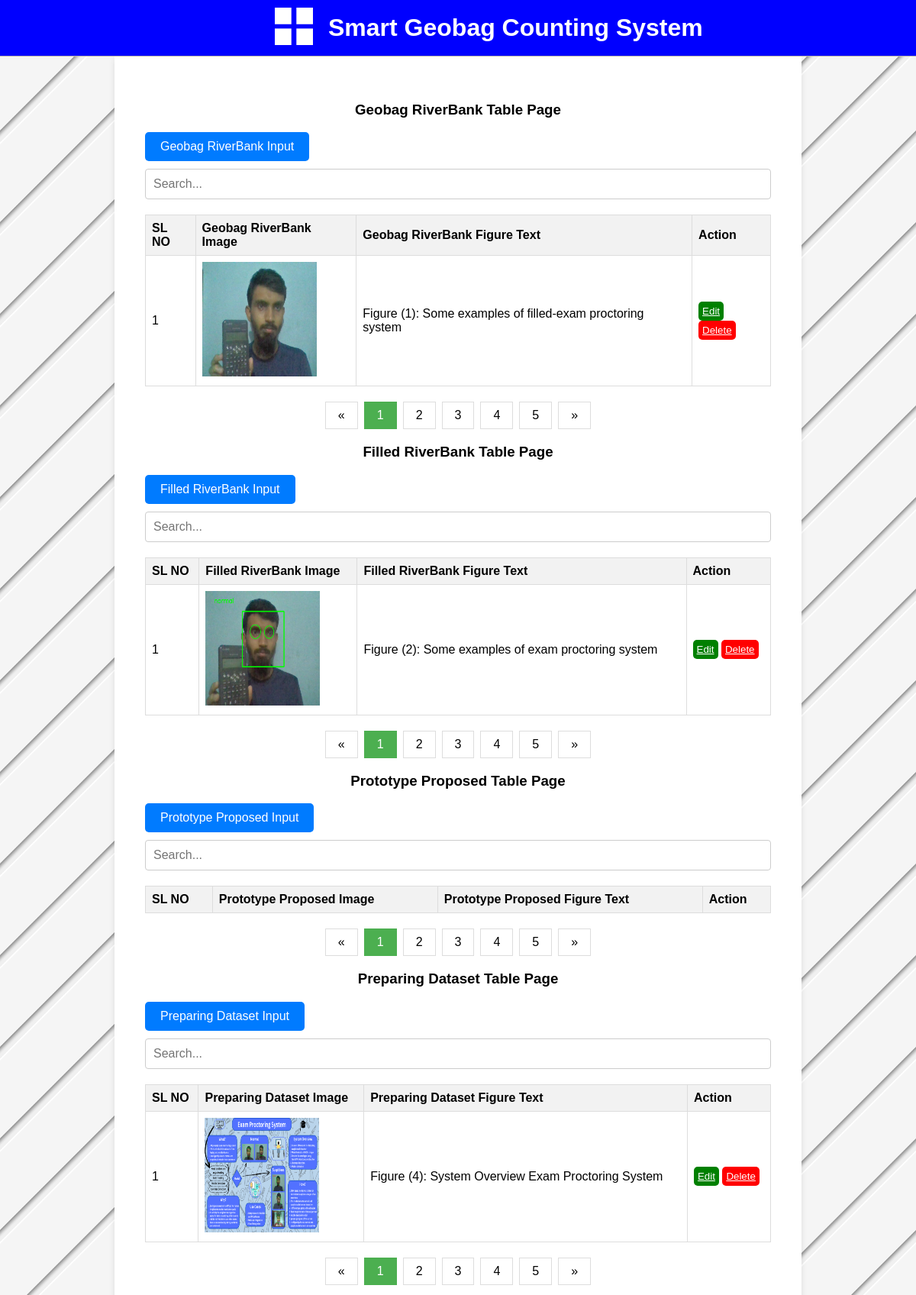
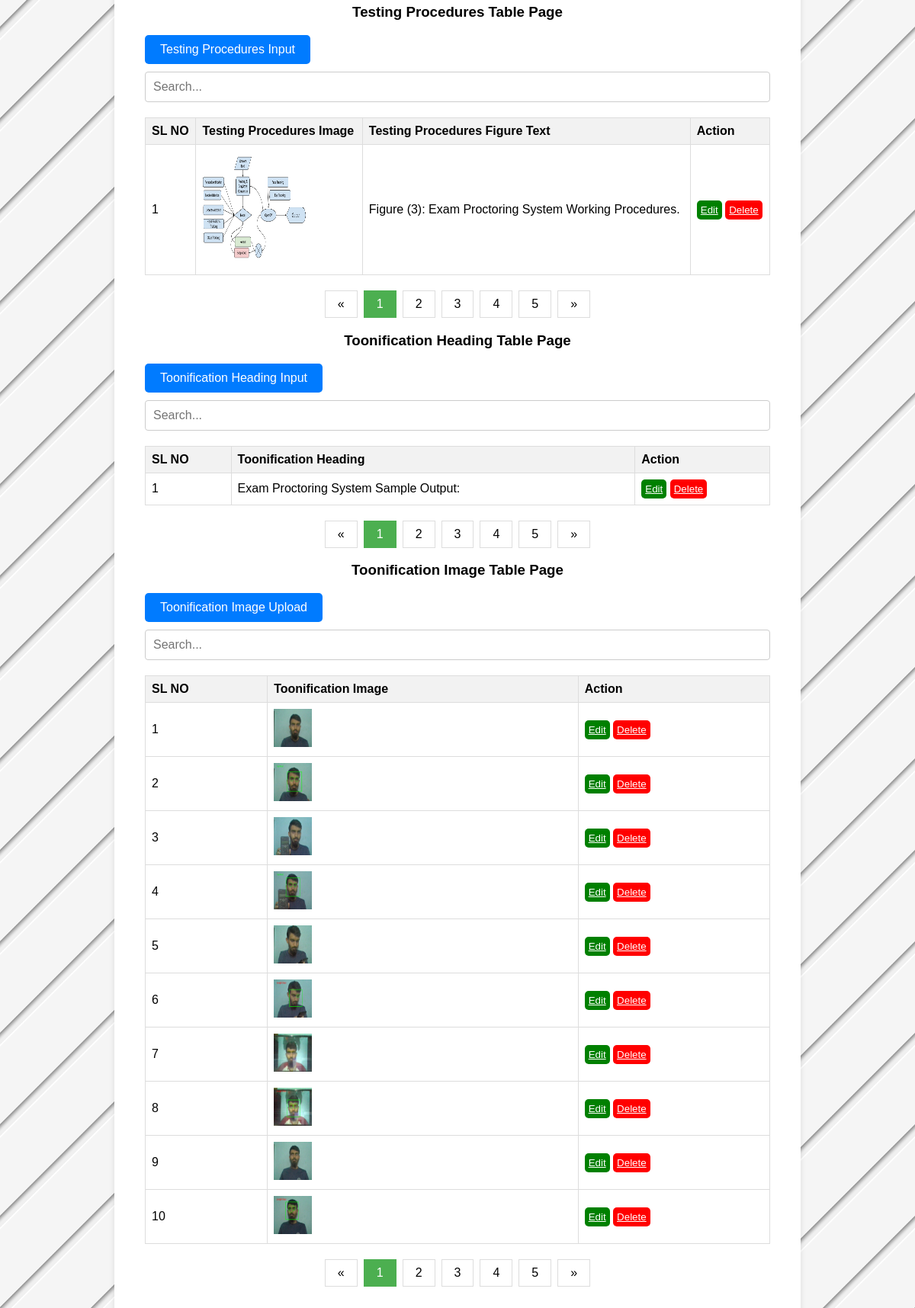
The page /geobagdatatable/ on the database its author committed (2 pictures, top to bottom).
### examproctoringsystem/models.py (models this page shows)
class GeobagRiverBank(models.Model):
    geobag_at_riverbank_img = models.ImageField(upload_to='Geobag_at_RiverBank_img/', default='No images')
    image_figure_text = models.CharField(max_length = 500)

class FilledRiverBank(models.Model):
    geobag_counting_riverbank_img = models.ImageField(upload_to='Geobag_at_RiverBank_img/', default='No images')
    counting_figure_text = models.CharField(max_length = 500)

class PreparingDataset(models.Model):
    preparing_pataset_img = models.ImageField(upload_to='Geobag_at_RiverBank_img/', default='No images')
    preparing_dataset_figure_text = models.CharField(max_length = 500)

class TestingProcedures(models.Model):
    testing_procedures_img = models.ImageField(upload_to='Geobag_at_RiverBank_img/', default='No images')
    testing_procedures_figure_text = models.CharField(max_length = 500)

class ToonificationHeading(models.Model):
   toonification_heading = models.CharField(max_length = 500)

class ToonificationImage(models.Model):
   toonification_photo = models.ImageField(upload_to='ToonificationImage/', default='No images')

### examproctoringsystem/views.py (the view)
# urls.py: path('geobagdatatable/', views.Geobagdatatable, name = 'Geobagdatatable'),
def Geobagdatatable(request):
    geobagriverbankdata = GeobagRiverBank.objects.all()
    filledriverbankdata = FilledRiverBank.objects.all()
    prototypeproposeddata = PrototypeProposed.objects.all()
    preparingdatasetdata = PreparingDataset.objects.all()
    testingproceduresdata = TestingProcedures.objects.all()
    toonificationheadingdata = ToonificationHeading.objects.all()
    toonificationimagedata = ToonificationImage.objects.all()
    data = {
        'geobagriverbankdata': geobagriverbankdata,
        'filledriverbankdata': filledriverbankdata,
        'prototypeproposeddata': prototypeproposeddata,
        'preparingdatasetdata': preparingdatasetdata,
        'testingproceduresdata': testingproceduresdata,
        'toonificationheadingdata': toonificationheadingdata,
        'toonificationimagedata': toonificationimagedata,
    }
    return render(request, 'GeobagDataTable.html', data)

### templates/GeobagDataTable.html (shortened to what this page needs)
{% load static %}
<!DOCTYPE html>
<html lang="en">
<head>
    <link rel="stylesheet" href="https://cdnjs.cloudflare.com/ajax/libs/font-awesome/4.7.0/css/font-awesome.min.css">
    <link rel="stylesheet" href="https://cdnjs.cloudflare.com/ajax/libs/font-awesome/5.15.4/css/all.min.css">
    <link rel="stylesheet" href="{% static 'css/style.css' %}">
    <link rel="stylesheet" href="{% static 'css/table.css' %}">
</head>
<body>
<div class = "Top-Section">
    <div class="top_bar">
        <div class = "logo">
          <a href=""><img src="{% static 'images/logo.png' %}"  alt="" >
            </a>
        <h1>Smart Geobag Counting System</h1>
    </div>
    </div>
</div>
<div class="body-section">
  <h3 class="card-title fw-semibold mb-4" style="text-align: center;">Geobag RiverBank Table Page</h3>
  <div class="link_button">
    <a href="{% url 'geobagriverbank' %}">Geobag RiverBank Input</a>
  </div>
  <div class="search-container">
    <input type="text" placeholder="Search...">
  </div>
  <table id="employeeTable">
    <thead>
      <tr>
        <th>SL NO</th>
        <th>Geobag RiverBank Image</th>
        <th>Geobag RiverBank Figure Text</th>
        <th>Action</th>
      </tr>
    </thead>
    <tbody>
      {% for i in geobagriverbankdata %}
      <tr>
          <td>{{forloop.counter}}</td>
          <td><img src="/media/{{i.geobag_at_riverbank_img}}" alt="no image"height="150px" width="150px"></td>
          <td>{{i.image_figure_text}}</td>
          <td><button class="edit-button"><a href="{% url 'geobagriverbank_edit' i.id %}"target = "blank" >Edit </a></button>
              <button class="delete-button"><a href="{% url 'geobagriverbank_delete' i.id %}"> Delete</a></button>
          </td>
      </tr>
      {% endfor %}
    </tbody>
  </table>
  <div class="pagination">
    <a href="#">&laquo;</a>
    <a href="#" class="active">1</a>
    <a href="#">2</a>
    <a href="#">3</a>
    <a href="#">4</a>
    <a href="#">5</a>
    <a href="#">&raquo;</a>
  </div>
  <h3 class="card-title fw-semibold mb-4" style="text-align: center;">Filled RiverBank Table Page</h3>
  <div class="link_button">
    <a href="{% url 'filledriverbank' %}">Filled RiverBank Input</a>
  </div>
  <div class="search-container">
    <input type="text" placeholder="Search...">
  </div>
  <table id="employeeTable">
    <thead>
      <tr>
        <th>SL NO</th>
        <th>Filled RiverBank Image</th>
        <th>Filled RiverBank Figure Text</th>
        <th>Action</th>
      </tr>
    </thead>
    <tbody>
      {% for i in filledriverbankdata %}
      <tr>
          <td>{{forloop.counter}}</td>
          <td><img src="/media/{{i.geobag_counting_riverbank_img}}" alt="no image"height="150px" width="150px"></td>
          <td>{{i.counting_figure_text}}</td>
          <td><button class="edit-button"><a href="{% url 'filledriverbank_edit' i.id %}"target = "blank" >Edit </a></button>
              <button class="delete-button"><a href="{% url 'filledriverbank_delete' i.id %}"> Delete</a></button>
          </td>
      </tr>
      {% endfor %}
    </tbody>
  </table>
  <div class="pagination">
    <a href="#">&laquo;</a>
    <a href="#" class="active">1</a>
    <a href="#">2</a>
    <a href="#">3</a>
    <a href="#">4</a>
    <a href="#">5</a>
    <a href="#">&raquo;</a>
  </div>
  <h3 class="card-title fw-semibold mb-4" style="text-align: center;">Prototype Proposed Table Page</h3>
  <div class="link_button">
    <a href="{% url 'prototypeproposed' %}">Prototype Proposed Input</a>
  </div>
  <div class="search-container">
    <input type="text" placeholder="Search...">
  </div>
  <table id="employeeTable">
    <thead>
      <tr>
        <th>SL NO</th>
        <th>Prototype Proposed  Image</th>
        <th>Prototype Proposed  Figure Text</th>
        <th>Action</th>
      </tr>
    </thead>
  </table>
  <div class="pagination">
    <a href="#">&laquo;</a>
    <a href="#" class="active">1</a>
    <a href="#">2</a>
    <a href="#">3</a>
    <a href="#">4</a>
    <a href="#">5</a>
    <a href="#">&raquo;</a>
  </div>
<h3 class="card-title fw-semibold mb-4" style="text-align: center;">Preparing Dataset Table Page</h3>
<div class="link_button">
  <a href="{% url 'preparingdataset' %}">Preparing Dataset Input</a>
</div>
<div class="search-container">
  <input type="text" placeholder="Search...">
</div>
<table id="employeeTable">
  <thead>
    <tr>
      <th>SL NO</th>
      <th>Preparing Dataset  Image</th>
      <th>Preparing Dataset  Figure Text</th>
      <th>Action</th>
    </tr>
  </thead>
  <tbody>
    {% for i in preparingdatasetdata %}
    <tr>
        <td>{{forloop.counter}}</td>
        <td><img src="/media/{{i.preparing_pataset_img}}" alt="no image"height="150px" width="150px"></td>
        <td>{{i.preparing_dataset_figure_text}}</td>
        <td><button class="edit-button"><a href="{% url 'preparingdataset_edit' i.id %}"target = "blank" >Edit </a></button>
            <button class="delete-button"><a href="{% url 'preparingdataset_delete' i.id %}"> Delete</a></button>
        </td>
    </tr>
    {% endfor %}
  </tbody>
</table>
<div class="pagination">
  <a href="#">&laquo;</a>
  <a href="#" class="active">1</a>
  <a href="#">2</a>
  <a href="#">3</a>
  <a href="#">4</a>
  <a href="#">5</a>
  <a href="#">&raquo;</a>
</div>
<h3 class="card-title fw-semibold mb-4" style="text-align: center;">Testing Procedures Table Page</h3>
<div class="link_button">
  <a href="{% url 'testingprocedures' %}">Testing Procedures Input</a>
</div>
<div class="search-container">
  <input type="text" placeholder="Search...">
</div>
<table id="employeeTable">
  <thead>
    <tr>
      <th>SL NO</th>
      <th>Testing Procedures  Image</th>
      <th>Testing Procedures  Figure Text</th>
      <th>Action</th>
    </tr>
  </thead>
  <tbody>
    {% for i in testingproceduresdata %}
    <tr>
        <td>{{forloop.counter}}</td>
        <td><img src="/media/{{i.testing_procedures_img}}" alt="no image"height="150px" width="150px"></td>
        <td>{{i.testing_procedures_figure_text}}</td>
        <td><button class="edit-button"><a href="{% url 'testingprocedures_edit' i.id %}"target = "blank" >Edit </a></button>
            <button class="delete-button"><a href="{% url 'testingprocedures_delete' i.id %}"> Delete</a></button>
        </td>
    </tr>
    {% endfor %}
  </tbody>
</table>
<div class="pagination">
  <a href="#">&laquo;</a>
  <a href="#" class="active">1</a>
  <a href="#">2</a>
  <a href="#">3</a>
  <a href="#">4</a>
  <a href="#">5</a>
  <a href="#">&raquo;</a>
</div>
<h3 class="card-title fw-semibold mb-4" style="text-align: center;">Toonification Heading Table Page </h3>
<div class="link_button">
  <a href="{% url 'toonificationheadingpage' %}">Toonification Heading Input</a>
</div>
<div class="search-container">
  <input type="text" placeholder="Search...">
</div>
<table id="employeeTable">
  <thead>
    <tr>
      <th>SL NO</th>
      <th>Toonification Heading</th>
      <th>Action</th>
    </tr>
  </thead>
  <tbody>
    {% for i in toonificationheadingdata %}
    <tr>
        <td>{{forloop.counter}}</td>
        <td>{{i.toonification_heading}}</td>
        <td><button class="edit-button"><a href="{% url 'ToonificationHeadingpageedit' i.id %}"target = "blank" >Edit </a></button>
            <button class="delete-button"><a href="{% url 'deleteToonificationHeading' i.id %}"> Delete</a></button>
        </td>
    </tr>
    {% endfor %}
  </tbody>
</table>
<div class="pagination">
  <a href="#">&laquo;</a>
  <a href="#" class="active">1</a>
  <a href="#">2</a>
  <a href="#">3</a>
  <a href="#">4</a>
  <a href="#">5</a>
  <a href="#">&raquo;</a>
</div>
<h3 class="card-title fw-semibold mb-4" style="text-align: center;">Toonification Image Table Page</h3>
<div class="link_button">
  <a href="{% url 'toonificationimagepage' %}">Toonification Image Upload </a>
</div>
<div class="search-container">
  <input type="text" placeholder="Search...">
</div>
<table id="employeeTable">
  <thead>
    <tr>
      <th>SL NO</th>
      <th>Toonification Image</th>
      <th>Action</th>
    </tr>
  </thead>
  <tbody>
    {% for i in toonificationimagedata %}
    <tr>
        <td>{{forloop.counter}}</td>
        <td><img src="/media/{{i.toonification_photo}}" alt="no image"height="50px" width="50px"></td>
        <td><button class="edit-button"><a href="{% url 'toonificationimagepageedit' i.id %}"target = "blank" >Edit </a></button>
            <button class="delete-button"><a href="{% url 'deletetoonificationimage' i.id %}"> Delete</a></button>
        </td>
    </tr>
    {% endfor %}
  </tbody>
</table>
<div class="pagination">
  <a href="#">&laquo;</a>
  <a href="#" class="active">1</a>
  <a href="#">2</a>
  <a href="#">3</a>
  <a href="#">4</a>
  <a href="#">5</a>
  <a href="#">&raquo;</a>
</div>
</div>
</body>
</html>

### static/css/style.css (style rules this page uses)
body { font-family: Arial, sans-serif; margin: 0; padding: 0; background-image: url('/static/images/back-3.png'); background-size: cover; background-position: center; background-repeat: repeat; height: 1200px; }
.Top-Section { position: sticky; top: 0; z-index: 1000; background-color: white; }
.top_bar { display: flex; align-items: center; padding: 10px; border-bottom: 1px solid #b4afaf; background: blue; }
.logo { display: flex; align-items: center; margin-left: 350px; }
.logo a img { width: 50px; margin-right: 20px; }
.logo h1 { margin: 0; font-size: 32px; color: white; align-items: center; }
.body-section { margin-left: 150px; margin-right: 150px; background-color: #ffffff; padding: 40px; box-shadow: 0 4px 8px rgba(0, 0, 0, 0.1); }
button { background-color: #4CAF50; color: white; padding: 10px 20px; border: none; border-radius: 5px; cursor: pointer; }

### static/css/table.css (style rules this page uses)
table { width: 100%; border-collapse: collapse; margin-bottom: 20px; }
th, td { border: 1px solid #ddd; padding: 8px; text-align: left; }
th { background-color: #f2f2f2; }
.search-container { margin-bottom: 20px; }
.search-container input[type=text] { padding: 10px; margin-top: 10px; width: 100%; box-sizing: border-box; border: 1px solid #ccc; border-radius: 4px; font-size: 16px; }
.pagination { display: flex; justify-content: center; margin-top: 20px; }
.pagination a { color: black; float: left; padding: 8px 16px; text-decoration: none; transition: background-color .3s; border: 1px solid #ddd; margin: 0 4px; }
.pagination a.active { background-color: #4CAF50; color: white; border: 1px solid #4CAF50; }
.edit-button { background-color: green; color: white; border: none; cursor: pointer; padding: 5px; }
.edit-button a { color: white; }
.delete-button { background-color: red; color: white; border: none; cursor: pointer; padding: 5px; }
.delete-button a { color: white; }

### templates/GeobagDataTable.html (style rules this page uses)
.link_button a { display: inline-block; padding: 10px 20px; background-color: #007bff; color: #fff; text-align: center; text-decoration: none; border: none; border-radius: 5px; cursor: pointer; transition: background-color 0.3s; }

### rows shown on the page
GeobagRiverBank: geobag_at_riverbank_img (picture), image_figure_text "Figure (1): Some examples of filled-exam proctoring system"
FilledRiverBank: geobag_counting_riverbank_img (picture), counting_figure_text "Figure (2): Some examples of exam proctoring system"
PreparingDataset: preparing_pataset_img (picture), preparing_dataset_figure_text "Figure (4): System Overview Exam Proctoring System"
TestingProcedures: testing_procedures_img (picture), testing_procedures_figure_text "Figure (3): Exam Proctoring System Working Procedures."
ToonificationHeading: toonification_heading "Exam Proctoring System Sample Output:"
ToonificationImage: toonification_photo (picture)
ToonificationImage: toonification_photo (picture)
ToonificationImage: toonification_photo (picture)
ToonificationImage: toonification_photo (picture)
ToonificationImage: toonification_photo (picture)
ToonificationImage: toonification_photo (picture)
ToonificationImage: toonification_photo (picture)
ToonificationImage: toonification_photo (picture)
ToonificationImage: toonification_photo (picture)
ToonificationImage: toonification_photo (picture)
